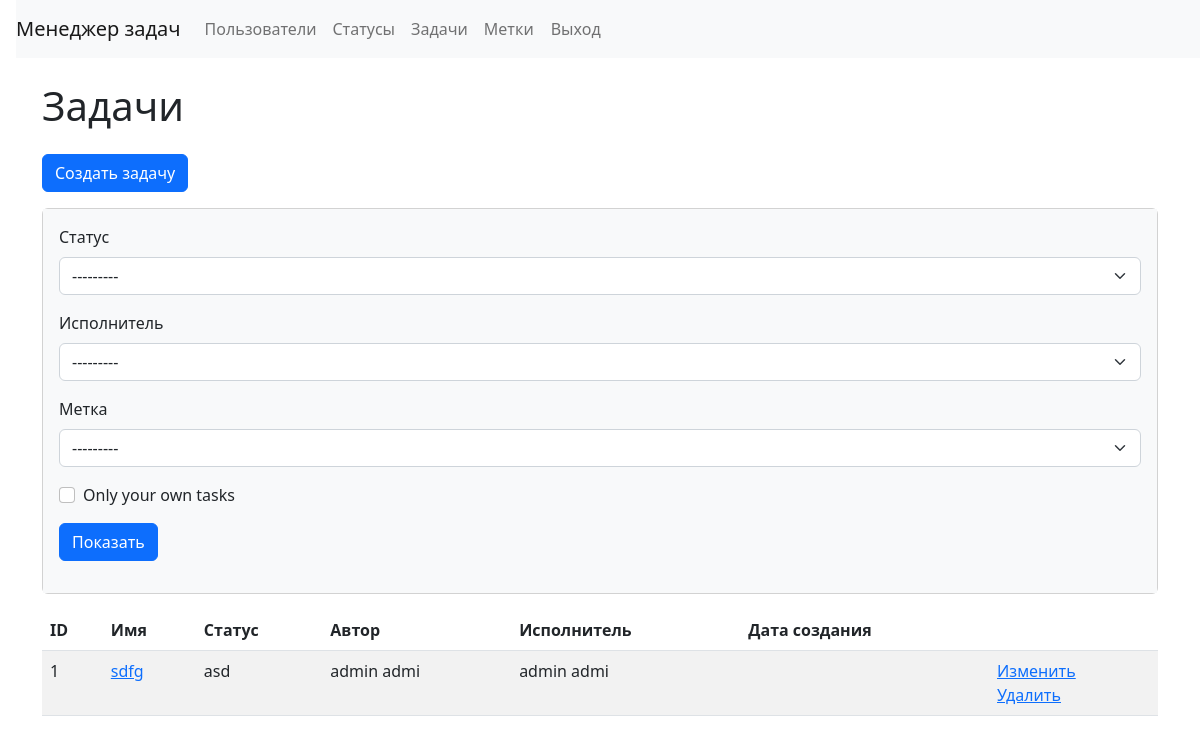
Page /tasks/ (signed in) on the earlier database version.
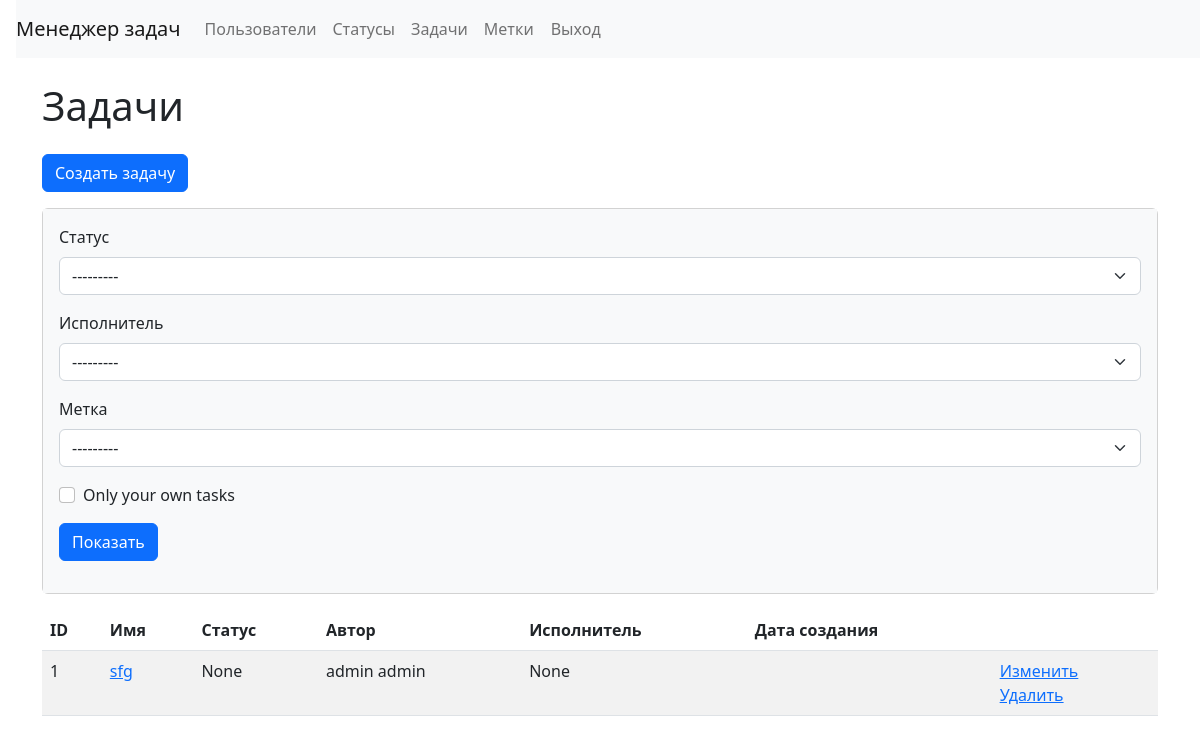
Same page on the later database version.
### task_manager/tasks/models.py (models this page shows, shortened)
class Task(BaseModelName, BaseModel):
    description = models.TextField(blank=True,
                                   null=True,
                                   verbose_name=_('Description'))
    author = models.ForeignKey(model,
                               null=True,
                               related_name='author',
                               on_delete=models.PROTECT,
                               verbose_name=_('Author'))
    status = models.ForeignKey(Status,
                               on_delete=models.PROTECT,
                               null=True,
                               blank=True,
                               related_name='status',
                               verbose_name=_('Status'))
    executor = models.ForeignKey(model,
                                 null=True,
                                 blank=True,
                                 related_name='executor',
                                 on_delete=models.PROTECT,
                                 verbose_name=_('Executor'))
    labels = models.ManyToManyField(Label,
                                    blank=True,
                                    through='LabelAndTaskRelation',
                                    related_name='label',
                                    verbose_name=_('Labels'))

### task_manager/statuses/models.py (models this page shows)
class Status(BaseModel, BaseModelName):
    class Meta:
        verbose_name = _('Status')
        verbose_name_plural = _('Statuses')
        ordering = ['-created']

### task_manager/tasks/views.py (the view)
# urls.py: path('', IndexTaskView.as_view(), name='tasks'),
class IndexTaskView(LoginRequiredMixin, FilterView):
    model = Task
    template_name = 'tasks/index.html'
    filterset_class = TaskFilterSet
    context_object_name = 'tasks'
    def get_queryset(self):
        return Task.objects.all()

### base/models.py (called while the page is built)
    def __str__(self):
        return self.name

### task_manager/users/models.py (called while the page is built)
def get_full_name(self):
    return f'{self.first_name} {self.last_name}'

### task_manager/templates/tasks/index.html (shortened to what this page needs)
{% extends 'base.html' %}
{% load django_bootstrap5 %}
{% load i18n %}
{% block content %}
<h1 class="my-4">
    {% trans 'Tasks' %}
</h1>
<a class="btn btn-primary mb-3" href="{% url 'task_create' %}">{% trans 'Create a task' %}</a>
<div class="card mb-3">
  <div class="card-body bg-light">
    <form class="form-inline center" method="get">
      {% bootstrap_form filter.form label_class="ml-2 mr-3" form_group_class="form-group mr-3" bound_css_class='' %}
        <button class="btn btn-primary mb-3" type="submit">{% trans 'Show' %}</button>
    </form>
  </div>
</div>
<table class="table table-striped">
  <thead>
    <tr>
      <th>ID</th>
      <th>{% trans 'Name' %}</th>
      <th>{% trans 'Status' %}</th>
      <th>{% trans 'Author' %}</th>
      <th>{% trans 'Executor' %}</th>
      <th>{% trans 'Created at' %}</th>
      <th></th>
    </tr>
  </thead>
  <tbody>
    {% if  tasks %}
        {% for task in tasks %}
      <tr>
        <td>{{ task.id }}</td>
        <td>
          <a href="{% url 'task_show' task.pk %}">{{ task.name }}</a>
        </td>
        <td>{{ task.status }}</td>
        <td>{{ task.author }}</td>
        <td>{{ task.executor }}</td>
        <td>{{ task.created_at }}</td>
        <td>
          <a href="{% url 'task_update' task.pk %}">{% trans 'Update' %}</a>
          <br>
          <a href="{% url 'task_delete' task.pk %}">{% trans 'Delete' %}</a>
        </td>
      </tr>
        {% endfor %}
    {% endif %}
  </tbody>
</table>
{% endblock content %}

Differences in the rows shown:
changed Task id 1: name "sdfg" → "sfg"; status "asd" → "None"; author "admin admi" → "admin admin"; executor "admin admi" → "None"
